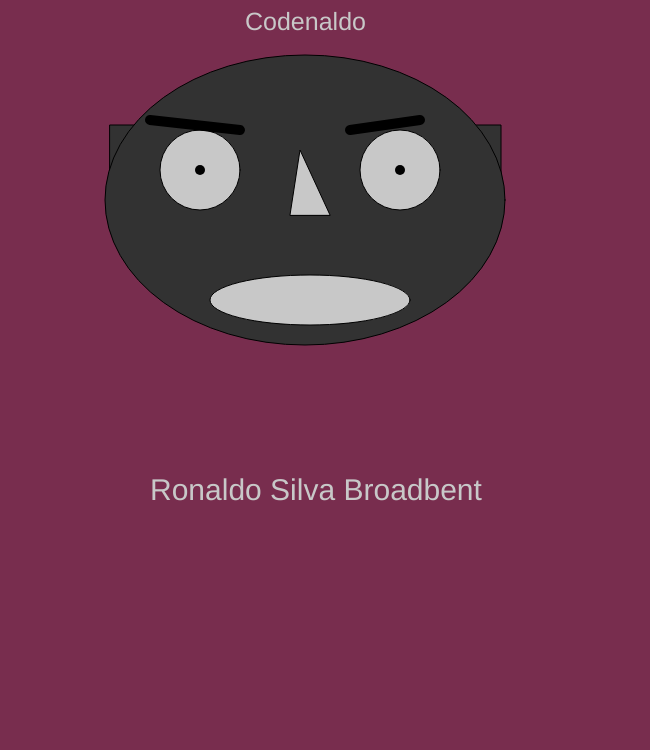
Frame 1 (no input)
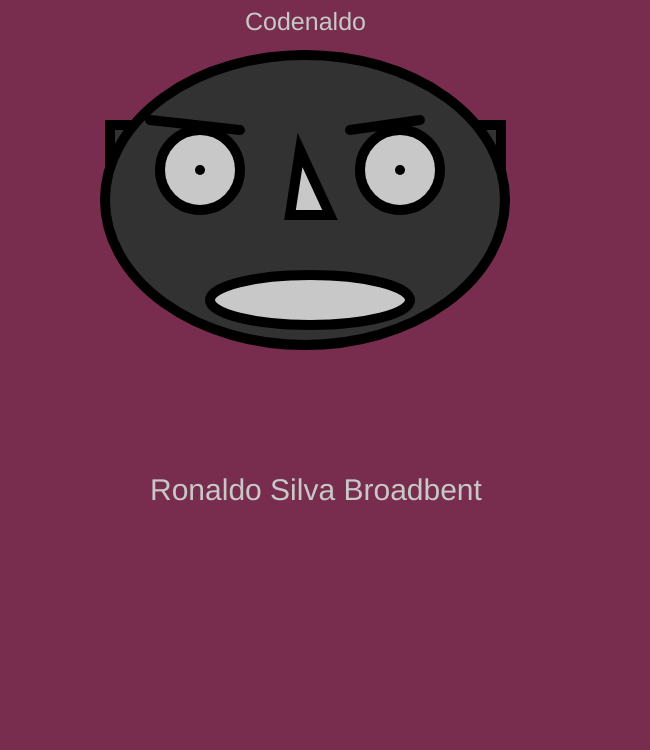
Frame 60 (no input)
Frame 120 (the mouse pressed at the canvas centre since frame 60): identical to frame 60, image omitted

The p5.js sketch that drew these frames (run headless with seeded random() and noise() and a simulated clock; from frame 60 on, the mouse is pressed at the canvas centre):

// p5.js sketch
// ── sketch.js
function setup() {
    createCanvas(650,750);
  }
  
  function draw() {
    background(120, 45, 78);
    fill(50,50,50);

    rect(110,125,391,100);

    fill(50,50,50);
    ellipse(305,200,400,290); // Face

    fill(200, 200, 200);
    circle(200,170,80); // left eye 

    circle(400,170,80); // right eye

    ellipse(310,300,200,50); // mouth 

triangle(290,215,300,150,330,215); // nose

strokeWeight(10);
point(200,170); // left pupil 
point(400,170);

line(150,120,240,130); // left eyebrow 
line(350,130,420,120); // right eyebrow 

textSize(30);
text('Ronaldo Silva Broadbent',150,500);

textSize(25);
text('Codenaldo',245,30);
}
